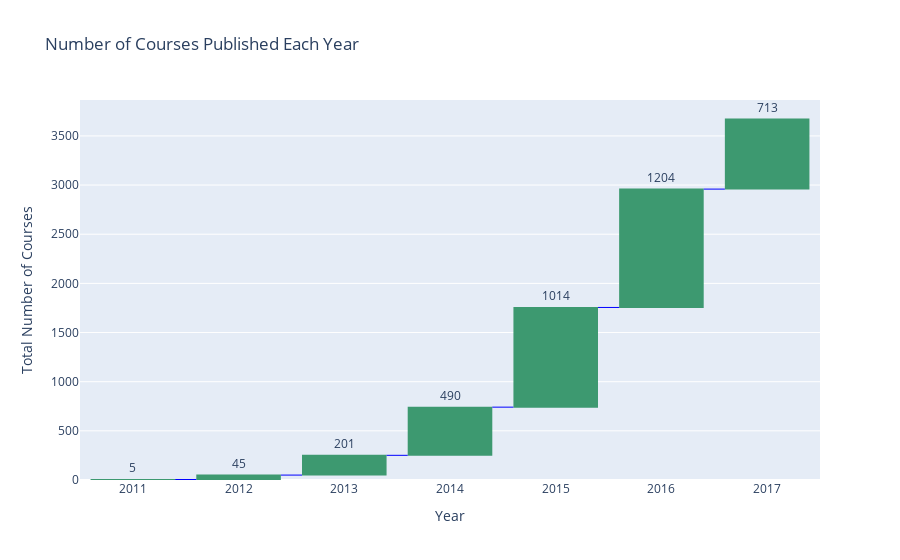

Notebook code for this chart:
### Code cell
# Prepare data for the waterfall chart
fig = go.Figure(go.Waterfall(
    x=courses_per_year['Year'],
    y=courses_per_year['Total Courses'],
    text=courses_per_year['Total Courses'],
    textposition="outside",
    connector=dict(line=dict(color="blue", width=1)),
))

# Customize layout
fig.update_layout(
    title="Number of Courses Published Each Year",
    xaxis_title="Year",
    yaxis_title="Total Number of Courses",
    showlegend=False
)

fig.show()

### Figure 1 — Plotly figure (JSON) as saved in the notebook; plotly's stock layout.template omitted (floating-point values rounded to 4 significant figures)
{"data": [{"connector": {"line": {"color": "blue", "width": 1}}, "text": [5, 45, 201, 490, 1014, 1204, 713], "textposition": "outside", "type": "waterfall", "x": [2011, 2012, 2013, 2014, 2015, 2016, 2017], "y": [5, 45, 201, 490, 1014, 1204, 713]}], "layout": {"showlegend": false, "title": {"text": "Number of Courses Published Each Year"}, "xaxis": {"title": {"text": "Year"}}, "yaxis": {"title": {"text": "Total Number of Courses"}}}}
